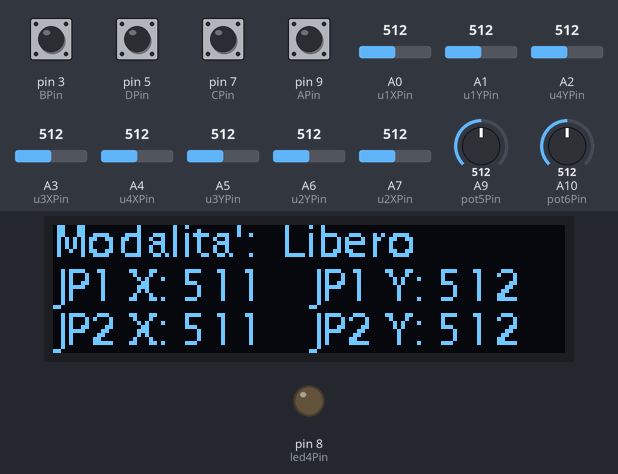
A sketch run on a simulated Arduino Mega 2560, built with avr-gcc and run on an emulated ATmega2560. Parts: 128×32 one-colour display, output pins drawn as LEDs (lit = HIGH). Inputs (shaded band) come from the test bench; at power-on: pin 3 (BPin), pin 5 (DPin), pin 7 (CPin), pin 9 (APin) HIGH, A0 (u1XPin) = 512, A1 (u1YPin) = 512, A7 (u2XPin) = 512, A2 (u4YPin) = 512, A3 (u3XPin) = 512, A4 (u4XPin) = 512, A5 (u3YPin) = 512, A6 (u2YPin) = 512, A9 (pot5Pin) = 512, A10 (pot6Pin) = 512. No radio packets arrive unless stated.

Above: at 2.9 s.
3.0 s: pin 3 (BPin) pulled LOW for 1 s
At 3.19 s:
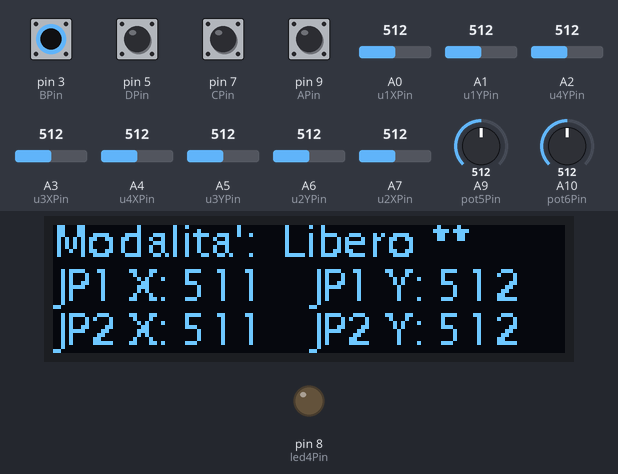
5.5 s: pin 9 (APin) pulled LOW for 0.15 s
At 6.4 s:
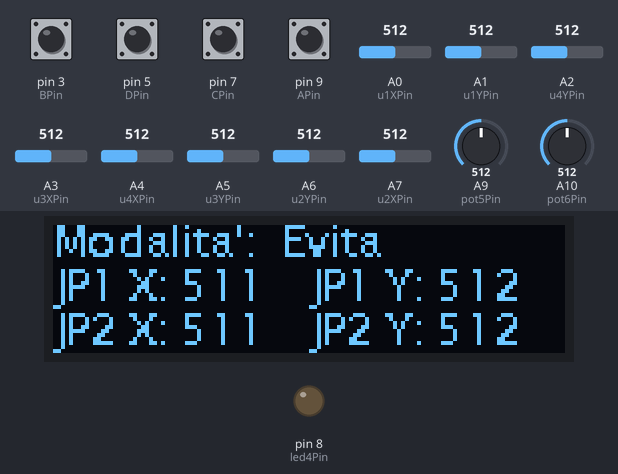
7.2 s: pin 3 (BPin) pulled LOW for 0.15 s
At 8.2 s:
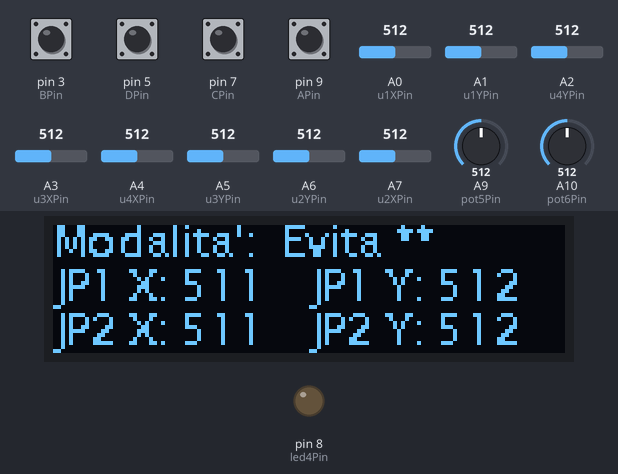
8.9 s: A0 (u1XPin) set to 716
At 10.3 s:
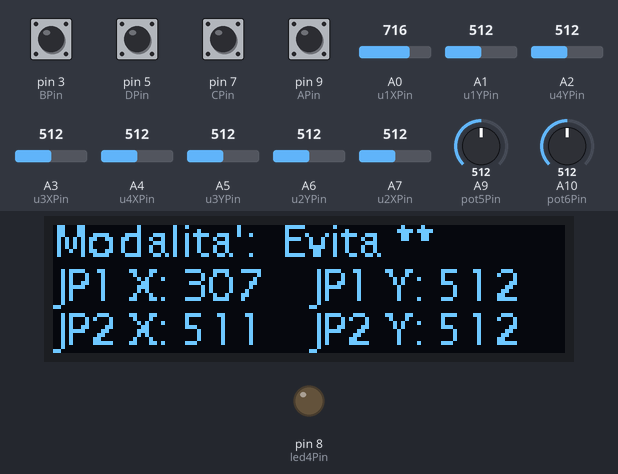
10.6 s: A1 (u1YPin) set to 306
At 11.9 s:
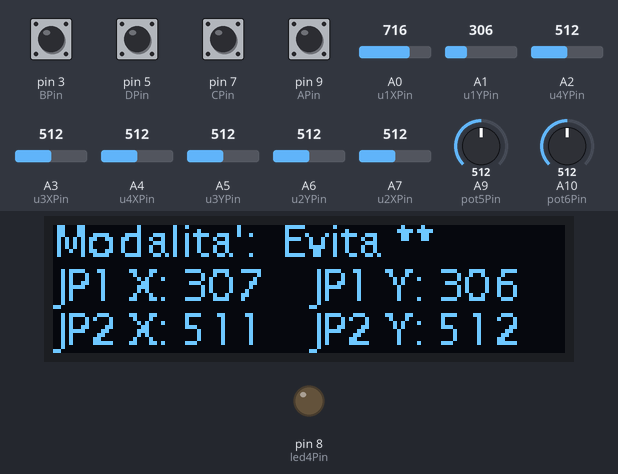
12.3 s: A7 (u2XPin) set to 992
At 13.5 s:
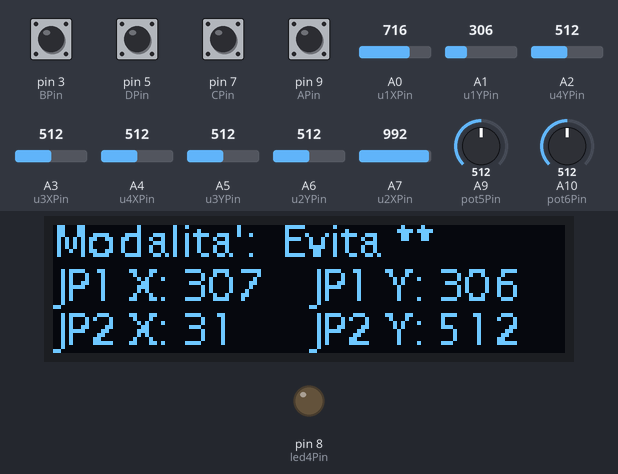
Timing chart, 0 to 15.0 s (numbered marks = the images above; inputs shaded):
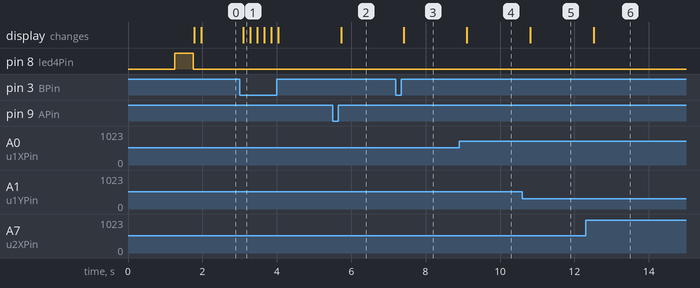

The sketch:

TelecomandoRF24nl01_1_5_1.ino
```cpp
/*
* Telecomando a radiofrequenza che utilizza arduino nano e il modulo nRF24l01
* Arg0 15 12 2024
*
*
* Library: TMRh20/RF24, https://github.com/tmrh20/RF24/

*   *   ////////////////////// RF24 Adaptor or use this pinout :) /
    __________________________________
    || 3V  ||  10 ||   11  ||  NC   ||           NC - not connected.
    || VCC-||-CSN-||- MOSI-||- IRQ  ||
    ||_____||_____||_______||_______||
    || GND-||-CE -||- SCK -||- MISO ||
    || GND ||  9  ||  13   ||   12  ||
    ||_____||_____||_______||_______||

*/

#include <SPI.h>
#include <nRF24L01.h>
#include <RF24.h>

// Per display:
#include <Arduino.h>
#include <U8g2lib.h>

#ifdef U8X8_HAVE_HW_SPI
#include <SPI.h>
#endif
#ifdef U8X8_HAVE_HW_I2C
#include <Wire.h>
#endif

U8G2_SSD1306_128X32_UNIVISION_F_HW_I2C u8g2(U8G2_R0, /* reset=*/ U8X8_PIN_NONE);  // Adafruit ESP8266/32u4/ARM Boards + FeatherWing OLED

// Modulo nRF24l01
RF24 radio(48, 49); // CE, CSN

const byte address[6] = "00001";

const int pot6Pin = 10;        // define R6
const int pot5Pin = 9;        // define R1
const int led1Pin = 2;        //era il 6 define pin for LED1 which is close to NRF24L01 and used to indicate the state of NRF24L01
const int led2Pin = 4;        // define pin for LED2 which is the mode is displayed in the robotic arm remote control mode
const int led3Pin = 6;        // define pin for LED3 which is the mode is displayed in the robotic arm auto mode
const int led4Pin = 8;        //era il 6 define pin for LED1 which is close to NRF24L01 and used to indicate the state of NRF24L01

const int APin = 9;           // define pin for D2  mode robot/braccio
const int BPin = 3;           // define pin for D3  fanali on/off
const int CPin = 7;           // define pin for D4  abbaglianti on/off
const int DPin = 5;           // define pin for D5  camera on/off

bool statoFanale=0;        // stato del fanale SPENTO
const int u1XPin = 0;      // define pin for direction X of joystick U1
const int u1YPin = 1;      // define pin for direction Y of joystick U1
const int u2XPin = 7;      // define pin for direction X of joystick U2
const int u2YPin = 6;      // define pin for direction Y of joystick U2

const int u3XPin = 3;      // define pin for direction X of joystick U3
const int u3YPin = 5;      // define pin for direction Y of joystick U3
const int u4XPin = 4;      // define pin for direction X of joystick U4
const int u4YPin = 2;      // define pin for direction Y of joystick U4

uint16_t counter=0;
unsigned long tempoInizio;
int timer=100;


struct MyData
{
  uint16_t X;   // dx sx  U1X
  uint16_t Y;   // av in  U1Y
  uint16_t Z;   // cam dx sx  U2X
  uint16_t W;   // cam up dw  U2Y
  uint16_t K;   // pot sx pot1
  uint16_t J;   // pot dx pot2

  uint16_t G;   // pot sx U3X
  uint16_t H;   // pot dx U3Y
  uint16_t I;   // pot sx U4X
  uint16_t L;   // pot dx U4Y

  uint8_t A;    // pulsante A
  uint8_t B;    // pulsante B
  uint8_t C;    // pulsante C
  uint8_t D;    // pulsante D
  uint16_t counter;
};

MyData dati;

int mode = 0;
bool statoRover, pinAbba;
bool statoAbba=0;
bool pinFanale=0;

void setup() {
  Serial.begin(115200);
  radio.begin();
  radio.openWritingPipe(address);
  radio.setPALevel(RF24_PA_LOW,0);
  radio.stopListening();

  pinMode(led1Pin, OUTPUT);           // set led1Pin to output mode
  pinMode(led2Pin, OUTPUT);           // set led2Pin to output mode
  pinMode(led3Pin, OUTPUT);
  pinMode(led4Pin, OUTPUT);           // set led3Pin to output mode         // set led3Pin to output mode
  pinMode(u1XPin, INPUT_PULLUP);        // set APin to input mode
  pinMode(u1YPin, INPUT_PULLUP);        // set BPin to input mode
  pinMode(u2YPin, INPUT_PULLUP);        // set CPin to input mode
  pinMode(u2XPin, INPUT_PULLUP);        // set DPin to input mode

  pinMode(u3XPin, INPUT_PULLUP);        // set APin to input mode
  pinMode(u3YPin, INPUT_PULLUP);        // set BPin to input mode
  pinMode(u4YPin, INPUT_PULLUP);        // set CPin to input mode
  pinMode(u4XPin, INPUT_PULLUP);        // set DPin to input mode

  pinMode(pot5Pin, INPUT_PULLUP);        // set SX pot to input mode
  pinMode(pot6Pin, INPUT_PULLUP);        // set DX pot to input mode

  pinMode(APin, INPUT_PULLUP);        // set APin to input mode
  pinMode(BPin, INPUT_PULLUP);        // set BPin to input mode
  pinMode(CPin, INPUT_PULLUP);        // set CPin to input mode
  pinMode(DPin, INPUT_PULLUP);        // set DPin to input mode

  digitalWrite(led1Pin,HIGH);
  delay(250);
  digitalWrite(led2Pin,HIGH);
  delay(250);
  digitalWrite(led3Pin,HIGH);
  delay(250);
  digitalWrite(led3Pin,LOW);
  delay(250);
  digitalWrite(led2Pin,LOW);
  delay(250);
  digitalWrite(led1Pin,LOW);
  digitalWrite(led4Pin,HIGH);
  delay(500);
  digitalWrite(led4Pin,LOW);

  u8g2.begin();
  u8g2.setFlipMode(1);

  tempoInizio=millis();
}

void loop() {

  leggiMisure();
  if (millis()>tempoInizio+timer) {
    mostraValori();
    tempoInizio=millis();
  }
  trasmetti();
  //delay(500);
  if(mode==0){//LED display status
    digitalWrite(led2Pin,LOW);
    //digitalWrite(led3Pin,LOW);
  }
  if(mode==1){//LED display status
      digitalWrite(led2Pin,HIGH);
      //digitalWrite(led3Pin,HIGH);
  }
  if(statoAbba==1) {
    digitalWrite(led3Pin,HIGH);
  }
  else digitalWrite(led3Pin,LOW);
}

void leggiMisure() {

  dati.X = 1023-(analogRead(u1XPin));
  //delay(1);
  dati.Y = analogRead(u1YPin);
  //delay(1);
  dati.Z = 1023-(analogRead(u2XPin));
  dati.W = analogRead(u2YPin);
  dati.K = analogRead(pot5Pin);
  dati.J = analogRead(pot6Pin);

  dati.G = analogRead(u3XPin);
  //delay(1);
  dati.H = analogRead(u3YPin);
  //delay(1);
  dati.I = 1023-(analogRead(u4XPin));
  dati.L = analogRead(u4YPin);


  statoRover = digitalRead(APin);
  delay(10);
  if (statoRover==0 && mode==1) {
    dati.A=0;
    mode = 0;
  }
  else if (statoRover==0 && mode==0) {
    dati.A=1;
    mode = 1;
  }
  //delay(1);
  //Serial.println(statoRover);
  //Serial.println(mode);

  pinFanale = digitalRead(BPin);
  delay(10);
  if (pinFanale==0 && statoFanale==0) {
    dati.B=0; // accendo le luci
    statoFanale=1;
  }
  else if (pinFanale==0 && statoFanale==1) {
    dati.B=1;  // spengo lev luci
    statoFanale=0;
  }

  pinAbba=digitalRead(CPin);
  delay(10);
  if (pinAbba==0 && statoAbba==0) {
    dati.C=0; // accendo gli abbaglianti
    statoAbba=1;
  }
  else if (pinAbba==0 && statoAbba==1) {
    dati.C=1;  // spengo gli abbaglianti
    statoAbba=0;
  }

  // Attivo la camera!
  dati.D = digitalRead(DPin);
  delay(10);

  dati.counter = counter++;

  //delay(1);
}


void trasmetti() {
  // send array data. If the sending succeeds, open signal LED
  if (radio.write(&dati, sizeof(MyData))) {
    digitalWrite(led1Pin,HIGH);
    //Serial.println("Ok, mandato");
    //Serial.print("Contatore: ");
    //Serial.println(sizeof(MyData));
  }
  else {
    Serial.println("Non ho scritto un casso...");
  }
  // delay for a period of time, then turn off the signal LED for next sending
  delay(1);
  digitalWrite(led1Pin,LOW);
  //delay(1);
}

void mostraValori()
{
  u8g2.clearBuffer();

  u8g2.setFontMode(1);
  u8g2.setFont(u8g2_font_luRS08_tf);
  //u8g2.setFontMode(0);
  //u8g2.setFont(u8g2_font_helvR08_tf);
  u8g2.setCursor(0,8);
  u8g2.print("Modalita': ");
  if(mode==0) {
    u8g2.print(" Libero");
  }
  else u8g2.print(" Evita");
  //u8g2.sendBuffer();
  if (statoFanale==1) {
    u8g2.print(" **");
  }
  else u8g2.print(" ");

  u8g2.setCursor(0,19);
  u8g2.print("JP1 X: ");
  u8g2.print(dati.X);
  u8g2.setCursor(64,19);
  u8g2.print("JP1 Y: ");
  u8g2.print(dati.Y);

  u8g2.setCursor(0, 30);
  u8g2.print("JP2 X: ");
  u8g2.print(dati.Z);
  u8g2.setCursor(64, 30);
  u8g2.print("JP2 Y: ");
  u8g2.print(dati.W);

  u8g2.sendBuffer();
  //delay(INFO_SCREEN_DELAY);

  u8g2.setFontMode(0);
  u8g2.setFont(u8g2_font_cu12_hr);
  u8g2.clearBuffer();					// clear the internal memory once
}
```

Measured:
- after the input at 3.0 s, the display: changes after 0.10 s (image 1)
- after the input at 5.5 s, the display: changes after 0.23 s (image 2)
- after the input at 7.2 s, the display: changes after 0.21 s (image 3)
- after the input at 8.9 s, the display: changes after 0.21 s (image 4)
- after the input at 10.6 s, the display: changes after 0.21 s (image 5)
- after the input at 12.3 s, the display: changes after 0.22 s (image 6)
